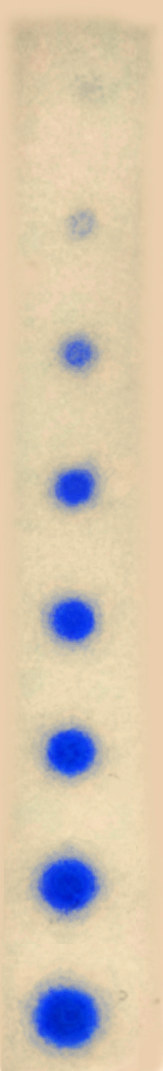
%> input picture images/temp1/on_50f.jpg, 325 x 2141 px (shown at 1/2 size)
$ octave surfploD.m   (GNU Octave 9; MATLAB toolbox functions it lacks are replaced by stand-ins)
%> lines starting %> are read from the running program, lines starting %| are printed output that depends on the picture
clear;clc;close all;
mode=50;
sub25=[6290 5464 4655 3795 2976 2143 1359 530];
sub50=[6262 5448 4617 3820 2989 2167 1370 556];

inkVolume=[  2800        2400        2000        1600        1200         800         400         200];
limits25=[      114 170 219 215 255 288 362 400;
                649 677 650 642 626 627 649 631];
limits50=[       97 113 136 191 236 284 352 420;
                 635 619 610 586 589 582 563 583];
if mode==25
    sub=sub25;
    limits=limits25;
    postImage=imread('on_25ff.jpg');
elseif mode==50
    sub=sub50;
    limits=limits50;
    postImage=imread('on_50f.jpg');
%> postImage is the input picture: size 2141x325x3 uint8; mean R, G, B 210.8, 195.9, 174.6
end

postSize=size(postImage);
%> postSize = [2141 325 3]
rpostImage=imresize(postImage,(1000/postSize(2)));
axx= linspace(1, 8.2 , postSize(2));
%> axx = 325 values from 1 to 8.2
ylength=8.2*postSize(1)/postSize(2);
%> ylength = 54.02
axy= linspace(1, ylength , postSize(1));
%> axy = 2141 values from 1 to 54.02
posthisteq=histeq(rpostImage);
postgs=rgb2gray(posthisteq);
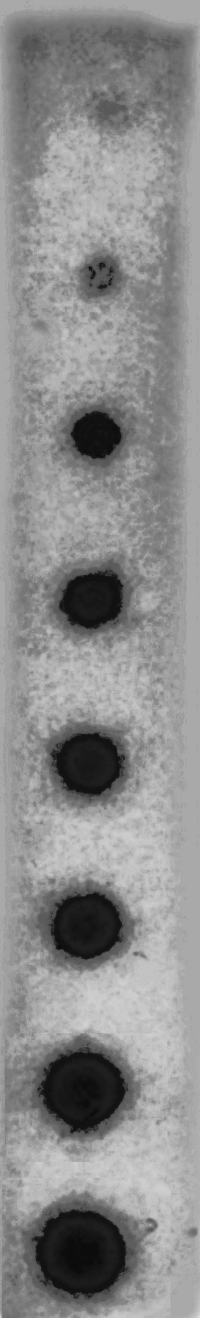
%> postgs: size 6588x1000 uint8 (shown at 1/5 size); min 8, max 229, mean 140.4
postDoub=im2double(postgs);
postIm= 1-postDoub;
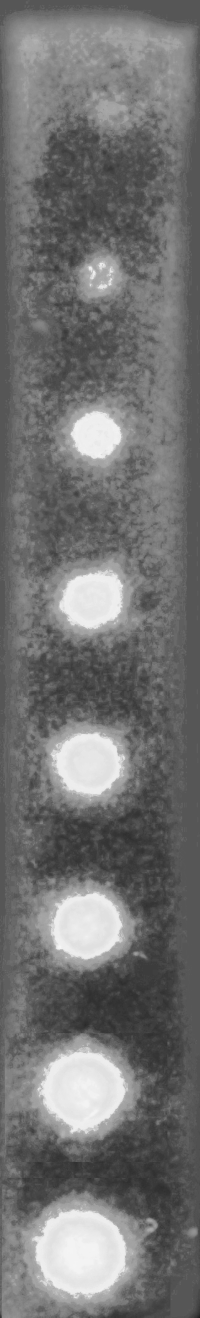
%> postIm: size 6588x1000 double (shown at 1/5 size); min 0.102, max 0.969, mean 0.449

figure
subplot(8,2,[1 3 5 7 9 11 13 15]);
%> (the run ends here)
